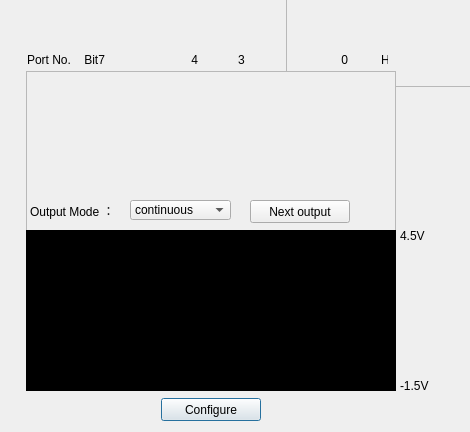
<?xml version="1.0" encoding="UTF-8"?>
<ui version="4.0">
 <class>StaticDIClass</class>
 <widget class="QDialog" name="StaticDIClass">
  <property name="geometry">
   <rect>
    <x>0</x>
    <y>0</y>
    <width>470</width>
    <height>432</height>
   </rect>
  </property>
  <property name="minimumSize">
   <size>
    <width>470</width>
    <height>432</height>
   </size>
  </property>
  <property name="maximumSize">
   <size>
    <width>470</width>
    <height>432</height>
   </size>
  </property>
  <property name="windowTitle">
   <string>Static DI</string>
  </property>
  <widget class="QFrame" name="background">
   <property name="geometry">
    <rect>
     <x>286</x>
     <y>-4</y>
     <width>191</width>
     <height>91</height>
    </rect>
   </property>
   <property name="minimumSize">
    <size>
     <width>191</width>
     <height>91</height>
    </size>
   </property>
   <property name="autoFillBackground">
    <bool>false</bool>
   </property>
   <property name="styleSheet">
    <string notr="true">QFrame#background{background-image:url(:/StaticDI/Resources/Background.png)}</string>
   </property>
   <property name="frameShape">
    <enum>QFrame::StyledPanel</enum>
   </property>
   <property name="frameShadow">
    <enum>QFrame::Raised</enum>
   </property>
  </widget>
  <widget class="QPushButton" name="btnConfig">
   <property name="geometry">
    <rect>
     <x>161</x>
     <y>398</y>
     <width>100</width>
     <height>23</height>
    </rect>
   </property>
   <property name="minimumSize">
    <size>
     <width>75</width>
     <height>23</height>
    </size>
   </property>
   <property name="text">
    <string>Configure</string>
   </property>
  </widget>
  <widget class="QLabel" name="label">
   <property name="geometry">
    <rect>
     <x>27</x>
     <y>52</y>
     <width>361</width>
     <height>16</height>
    </rect>
   </property>
   <property name="minimumSize">
    <size>
     <width>361</width>
     <height>16</height>
    </size>
   </property>
   <property name="maximumSize">
    <size>
     <width>361</width>
     <height>16</height>
    </size>
   </property>
   <property name="text">
    <string>Port No.    Bit7                          4            3                             0          Hex</string>
   </property>
  </widget>
  <widget class="QScrollArea" name="scrollArea">
   <property name="geometry">
    <rect>
     <x>26</x>
     <y>71</y>
     <width>370</width>
     <height>317</height>
    </rect>
   </property>
   <property name="minimumSize">
    <size>
     <width>369</width>
     <height>317</height>
    </size>
   </property>
   <property name="maximumSize">
    <size>
     <width>370</width>
     <height>317</height>
    </size>
   </property>
   <property name="sizeIncrement">
    <size>
     <width>369</width>
     <height>317</height>
    </size>
   </property>
   <property name="horizontalScrollBarPolicy">
    <enum>Qt::ScrollBarAlwaysOff</enum>
   </property>
   <property name="widgetResizable">
    <bool>false</bool>
   </property>
   <widget class="QWidget" name="scrollAreaWidgetContents">
    <property name="geometry">
     <rect>
      <x>0</x>
      <y>0</y>
      <width>341</width>
      <height>0</height>
     </rect>
    </property>
    <property name="minimumSize">
     <size>
      <width>341</width>
      <height>0</height>
     </size>
    </property>
   </widget>
  </widget>
  <widget class="QFrame" name="Time_Frame">
   <property name="geometry">
    <rect>
     <x>26</x>
     <y>230</y>
     <width>370</width>
     <height>161</height>
    </rect>
   </property>
   <property name="styleSheet">
    <string notr="true">background-color: rgb(0, 0, 0);</string>
   </property>
   <property name="frameShape">
    <enum>QFrame::StyledPanel</enum>
   </property>
   <property name="frameShadow">
    <enum>QFrame::Raised</enum>
   </property>
  </widget>
  <widget class="QLabel" name="lbl_4_5">
   <property name="geometry">
    <rect>
     <x>400</x>
     <y>230</y>
     <width>54</width>
     <height>12</height>
    </rect>
   </property>
   <property name="text">
    <string>4.5V</string>
   </property>
  </widget>
  <widget class="QLabel" name="lbl_neg_1_5">
   <property name="geometry">
    <rect>
     <x>400</x>
     <y>380</y>
     <width>54</width>
     <height>12</height>
    </rect>
   </property>
   <property name="text">
    <string>-1.5V</string>
   </property>
  </widget>
  <widget class="QComboBox" name="lst_mode">
   <property name="geometry">
    <rect>
     <x>130</x>
     <y>200</y>
     <width>101</width>
     <height>20</height>
    </rect>
   </property>
   <property name="sizePolicy">
    <sizepolicy hsizetype="Maximum" vsizetype="Fixed">
     <horstretch>0</horstretch>
     <verstretch>0</verstretch>
    </sizepolicy>
   </property>
   <item>
    <property name="text">
     <string>continuous</string>
    </property>
   </item>
   <item>
    <property name="text">
     <string>5s</string>
    </property>
   </item>
   <item>
    <property name="text">
     <string>10s</string>
    </property>
   </item>
   <item>
    <property name="text">
     <string>20s</string>
    </property>
   </item>
  </widget>
  <widget class="QLabel" name="label_mode">
   <property name="geometry">
    <rect>
     <x>30</x>
     <y>200</y>
     <width>101</width>
     <height>21</height>
    </rect>
   </property>
   <property name="styleSheet">
    <string notr="true">font: 10pt &quot;Microsoft New Tai Lue&quot;;</string>
   </property>
   <property name="text">
    <string>Output Mode ：</string>
   </property>
  </widget>
  <widget class="QPushButton" name="btn_next">
   <property name="geometry">
    <rect>
     <x>250</x>
     <y>200</y>
     <width>100</width>
     <height>23</height>
    </rect>
   </property>
   <property name="minimumSize">
    <size>
     <width>75</width>
     <height>23</height>
    </size>
   </property>
   <property name="text">
    <string>Next output</string>
   </property>
  </widget>
 </widget>
 <resources/>
 <connections/>
</ui>
